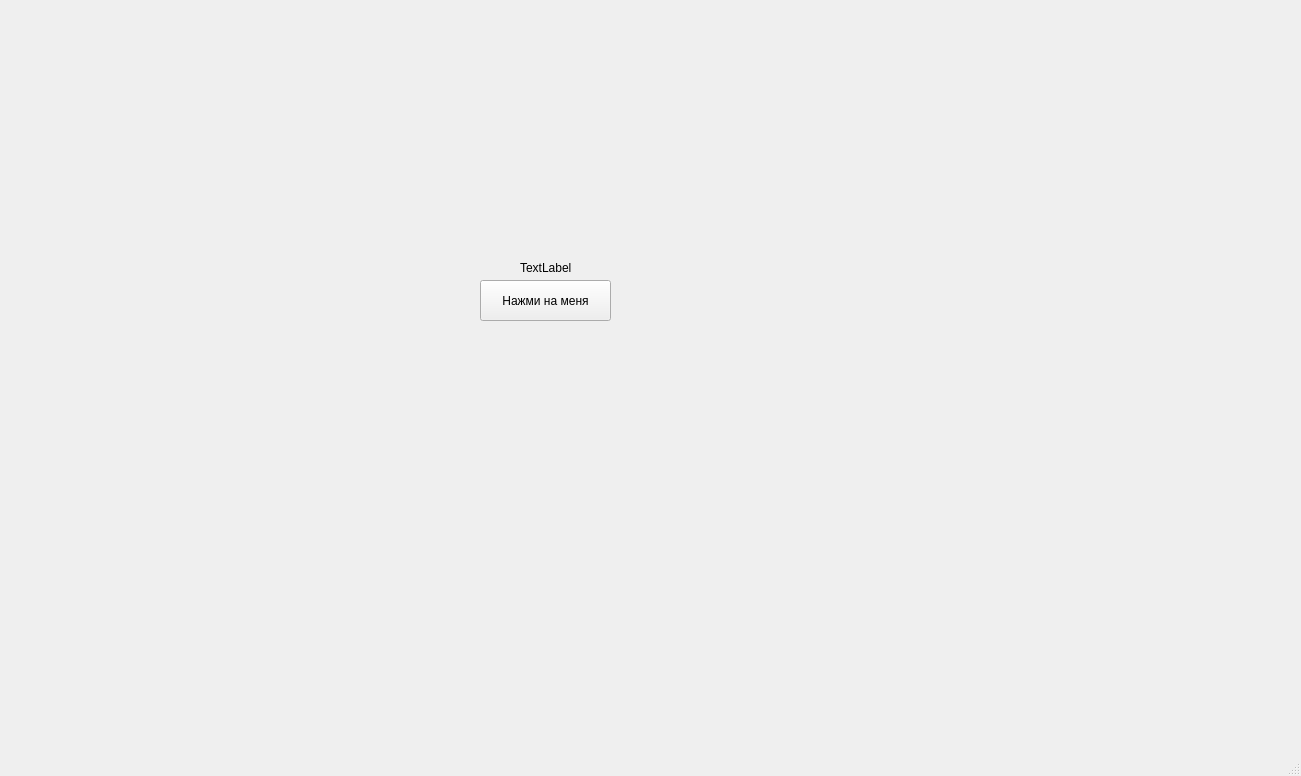
<?xml version="1.0" encoding="UTF-8"?>
<ui version="4.0">
 <class>MainWindow</class>
 <widget class="QMainWindow" name="MainWindow">
  <property name="geometry">
   <rect>
    <x>0</x>
    <y>0</y>
    <width>1301</width>
    <height>776</height>
   </rect>
  </property>
  <property name="windowTitle">
   <string>MainWindow</string>
  </property>
  <widget class="QWidget" name="centralwidget">
   <widget class="QLabel" name="label">
    <property name="geometry">
     <rect>
      <x>520</x>
      <y>260</y>
      <width>111</width>
      <height>16</height>
     </rect>
    </property>
    <property name="text">
     <string>TextLabel</string>
    </property>
   </widget>
   <widget class="QPushButton" name="pushButton">
    <property name="geometry">
     <rect>
      <x>480</x>
      <y>280</y>
      <width>131</width>
      <height>41</height>
     </rect>
    </property>
    <property name="text">
     <string>Нажми на меня</string>
    </property>
   </widget>
  </widget>
  <widget class="QMenuBar" name="menubar">
   <property name="geometry">
    <rect>
     <x>0</x>
     <y>0</y>
     <width>1301</width>
     <height>21</height>
    </rect>
   </property>
  </widget>
  <widget class="QStatusBar" name="statusbar"/>
 </widget>
 <resources/>
 <connections/>
</ui>
